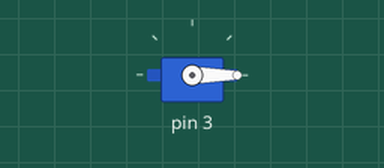
Recording of a program running on a simulated Arduino Uno, built with avr-gcc and run on an emulated ATmega328P. Shown: servo.

Above: at 0.05 s.
At 1.5 s:
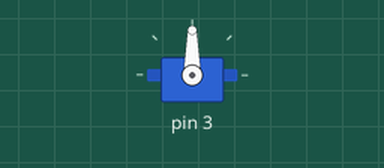
At 3.0 s:
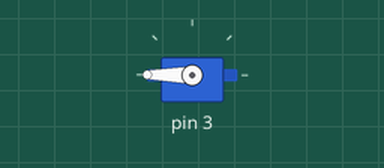
Timing chart, 0 to 6.9 s (numbered marks = the images above):
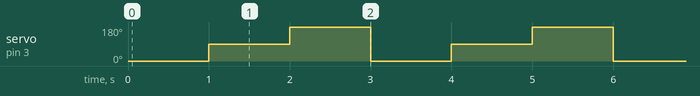

Measured:
- by itself, servo on pin 3: repeats every 3.0 s: 180° 1.0 s, 0° 1.0 s, 90° 1.0 s

The program:

main.cpp
```cpp
#include <Arduino.h>
#include <Servo.h>
#include <CustomServo.h>

CustomServo servo;

void setup() {
    servo.init(3);
}

void loop() {
    servo._0degree();
    delay(1000);

    servo._90degree();
    delay(1000);

    servo._180degree();
    delay(1000);
}
```
